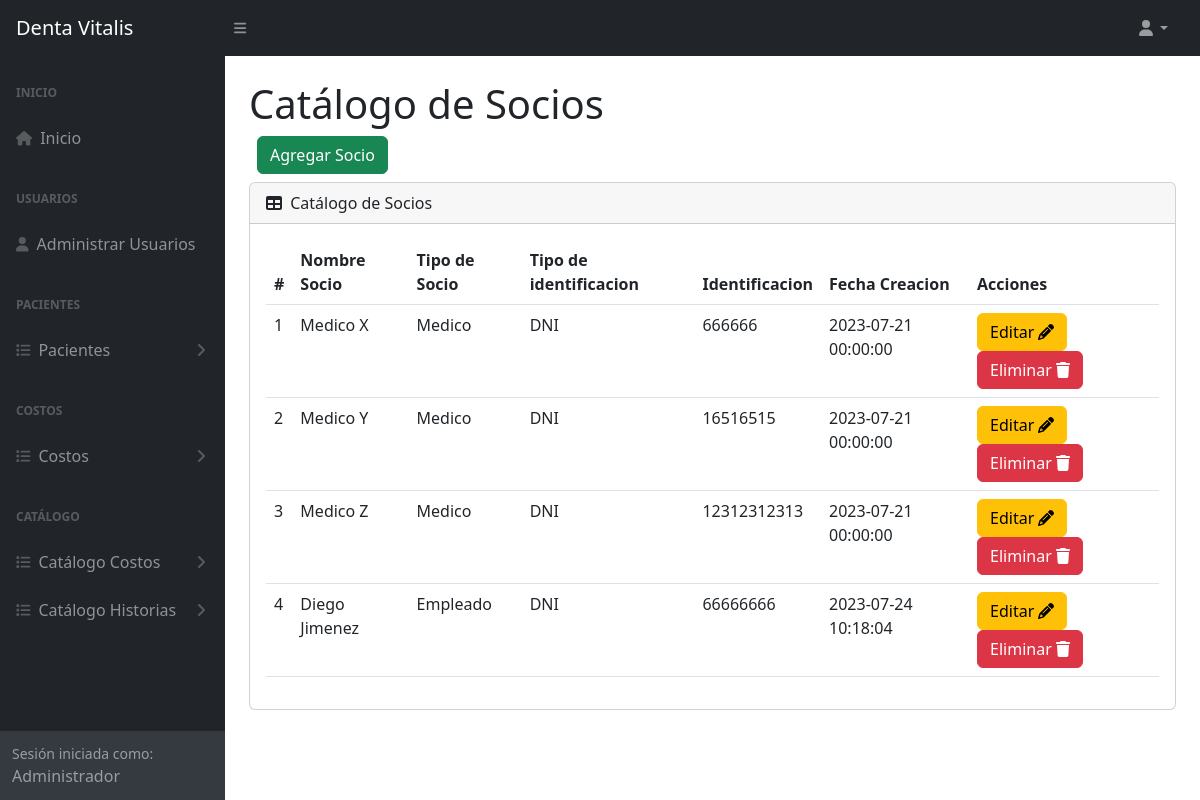
The page /socios (signed in) on the database its author committed.
### tables this page shows
CREATE TABLE `tba_socio`  (
  `IdSocio` int NOT NULL AUTO_INCREMENT,
  `NombreSocio` varchar(150) NOT NULL,
  `IdTipoIdentificacion` int NULL DEFAULT NULL,
  `IdTipoSocio` int NOT NULL,
  `Identificacion` varchar(15) NULL DEFAULT NULL,
  `FechaCreacion` datetime NOT NULL,
  `FechaActualizacion` datetime NOT NULL,
  PRIMARY KEY (`IdSocio`) USING BTREE,
  INDEX `tba_socio_fksocios`(`IdTipoIdentificacion`) USING BTREE,
  INDEX `tba_socio_fktiposocio`(`IdTipoSocio`) USING BTREE,
  CONSTRAINT `tba_socio_fksocios` FOREIGN KEY (`IdTipoIdentificacion`) REFERENCES `tba_tipoidentificacion` (`IdTipoIdentificacion`) ON DELETE RESTRICT ON UPDATE RESTRICT,
  CONSTRAINT `tba_socio_fktiposocio` FOREIGN KEY (`IdTipoSocio`) REFERENCES `tba_tiposocio` (`IdTipoSocio`) ON DELETE RESTRICT ON UPDATE RESTRICT
);

CREATE TABLE `tba_tiposocio`  (
  `IdTipoSocio` int NOT NULL AUTO_INCREMENT,
  `NombreTipoSocio` varchar(255) NULL DEFAULT NULL,
  PRIMARY KEY (`IdTipoSocio`) USING BTREE
);

CREATE TABLE `tba_tipoidentificacion`  (
  `IdTipoIdentificacion` int NOT NULL AUTO_INCREMENT,
  `NombreTipoIdentificacion` varchar(20) NOT NULL,
  PRIMARY KEY (`IdTipoIdentificacion`) USING BTREE
);

### controller/plantilla.controller.php (called while the page is built)
<?php
class ControllerPlantilla
{
  static public function ctrPlantilla()
  {
    include "view/plantilla.php";
  }
}

### index.php (called while the page is built, shortened)
<?php
require_once "controller/plantilla.controller.php";
require_once "controller/socios.controller.php";
require_once "controller/historias.controller.php";
require_once "model/socios.model.php";
$plantilla = new ControllerPlantilla();
$plantilla -> ctrPlantilla();

### controller/socios.controller.php (called while the page is built, shortened)
<?php
class ControllerSocios
{
  public static function ctrMostrarSocios()
  {
    $tabla = "tba_socio";
    $listaSocios = ModelSocios::mdlMostrarSocios($tabla);
    return $listaSocios;
  }
}

### model/conexion.php (called while the page is built)
<?php
class Conexion
{
  static public function conn()
  {
    $link = new PDO("mysql:host=localhost;dbname=db_dentavitalis","root","");
		$link->exec("set names utf8");
		return $link;
  }
}

### model/socios.model.php (called while the page is built, shortened)
<?php
require_once "conexion.php";
class ModelSocios
{
  public static function mdlMostrarSocios($tabla)
  {
    $statement = Conexion::conn()->prepare("SELECT tba_socio.IdSocio, tba_socio.NombreSocio, tba_socio.IdTipoIdentificacion, tba_socio.IdTipoSocio, tba_socio.Identificacion, tba_socio.FechaCreacion, tba_tipoidentificacion.NombreTipoIdentificacion, tba_tiposocio.NombreTipoSocio FROM $tabla INNER JOIN tba_tipoidentificacion ON tba_socio.IdTipoIdentificacion = tba_tipoidentificacion.IdTipoIdentificacion INNER JOIN tba_tiposocio ON tba_socio.IdTipoSocio = tba_tiposocio.IdTipoSocio ORDER BY IdSocio ASC");
    $statement -> execute();
    return $statement -> fetchAll();
  }
}

### view/modules/socios.php (the view, shortened to what this page needs)
</div>
        </div>
        <div class="sb-sidenav-footer">
          <div class="small">Sesión iniciada como:</div>
          <?php echo $_SESSION["nombreUsuario"] ?>
        </div>
      </nav>
    </div>
    <div id="layoutSidenav_content">
      <main class="bg">
        <div class="container-fluid px-4">
          <h1 class="mt-4">Catálogo de Socios</h1>
          <div class="d-flex m-2">
            <button type="button" class="btn btn-success" data-bs-toggle="modal" data-bs-target="#modalAgregarSocio">
              Agregar Socio
            </button>
          </div>
          <div class="card mb-4">
            <div class="card-header">
              <i class="fas fa-table me-1"></i>
              Catálogo de Socios
            </div>
            <div class="card-body">
              <table id="datatablesSimple" class="data-table-Socio table">
                <thead>
                  <tr>
                    <th>#</th>
                    <th>Nombre Socio</th>
                    <th>Tipo de Socio</th>
                    <th>Tipo de identificacion</th>
                    <th>Identificacion</th>
                    <th>Fecha Creacion</th>
                    <th>Acciones</th>
                  </tr>
                </thead>
                <tbody>
                  <?php
                  $listaSocios = ControllerSocios::ctrMostrarSocios();
                  foreach ($listaSocios as $key => $value)
                  {
                    echo
                    '<tr>
                      <td>'.($key + 1).'</td>
                      <td>'.$value["NombreSocio"].'</td>
                      <td>'.$value["NombreTipoSocio"].'</td>
                      <td>'.$value["NombreTipoIdentificacion"].'</td>
                      <td>'.$value["Identificacion"].'</td>
                      <td>'.$value["FechaCreacion"].'</td>
                      <td>
                        <button class="btn btn-warning btnEditarSocio" codSocio="'.$value["IdSocio"].'" data-bs-toggle="modal" data-bs-target="#modelEditarSocio">Editar <i class="fa-solid fa-pencil"></i></button>
                        <button class="btn btn-danger btnEliminarSocio" codSocio="'.$value["IdSocio"].'">Eliminar <i class="fa-solid fa-trash"></i></button>
                      </td>
                    </tr>';
                  }
                  ?>
                </tbody>
              </table>
            </div>
          </div>
        </div>
      </main>
    </div>
  </div>

### rows shown on the page
tba_socio: NombreSocio "Medico X", IdTipoSocio.NombreTipoSocio "Medico", IdTipoIdentificacion.NombreTipoIdentificacion "DNI", Identificacion "666666", FechaCreacion "2023-07-21 00:00:00"
tba_socio: NombreSocio "Medico Y", IdTipoSocio.NombreTipoSocio "Medico", IdTipoIdentificacion.NombreTipoIdentificacion "DNI", Identificacion "16516515", FechaCreacion "2023-07-21 00:00:00"
tba_socio: NombreSocio "Medico Z", IdTipoSocio.NombreTipoSocio "Medico", IdTipoIdentificacion.NombreTipoIdentificacion "DNI", Identificacion "12312312313", FechaCreacion "2023-07-21 00:00:00"
tba_socio: NombreSocio "Diego Jimenez", IdTipoSocio.NombreTipoSocio "Empleado", IdTipoIdentificacion.NombreTipoIdentificacion "DNI", Identificacion "66666666", FechaCreacion "2023-07-24 10:18:04"

### other values the page prints
$_SESSION["nombreUsuario"] "Administrador"
